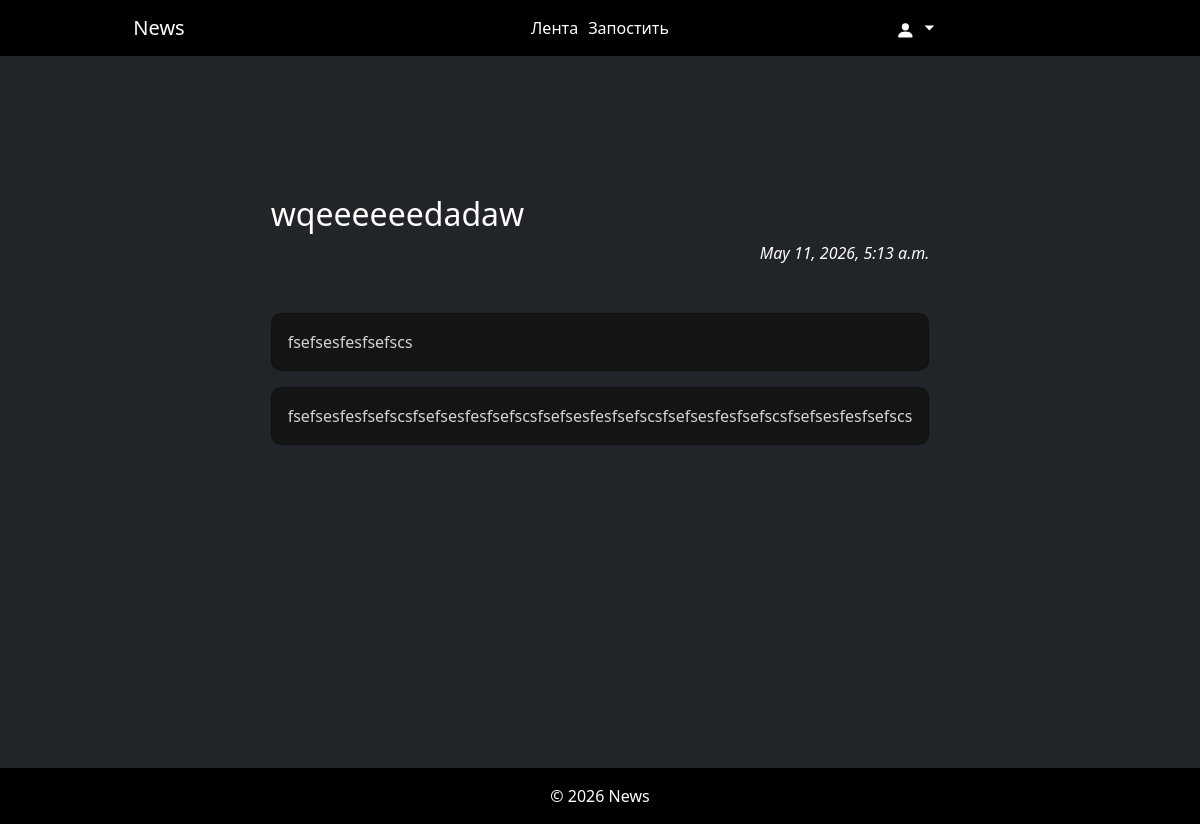
Page /news/14/ on the committed database.
### app/models.py (models this page shows, shortened)
class News(models.Model):
    title = models.CharField(max_length=200, verbose_name="Заголовок")
    summary = models.CharField(max_length=300, verbose_name="Краткое описание")
    content = models.TextField(verbose_name="Текст")
    author = models.ForeignKey(User, on_delete=models.CASCADE)
    date_created = models.DateTimeField(auto_now_add=True)
    date_updated = models.DateTimeField(auto_now=True)
    class Meta:
        ordering = ['-date_created']

### app/views.py (the view)
# urls.py: path('news/<int:news_id>/', views.news_detail_view, name='detailed_news'),
def news_detail_view(request, news_id):
    news = get_object_or_404(News, pk=news_id)
    if news.author == request.user:
        edit_rights = True
    else:
        edit_rights = False
    context = {
        'news': news,
        'edit_rights': edit_rights
    }
    return render(request, 'news_detail.html', context=context)

### app/templates/news_detail.html (shortened to what this page needs)
{% extends "base.html" %}
{% block content %}
<div class="d-flex flex-column justify-content-center align-items-center" style="min-height: 60vh;"
     xmlns="http://www.w3.org/1999/html">
        <div class="text-start my-5">
            <h2 class="">{{ news.title }}</h2>
            <div class="text-end fst-italic mb-5">
                {{ news.date_created }}
            </div>
            <div class="card mb-3">
                {{ news.summary }}
            </div>
            <div class="card">
                {{ news.content }}
            </div>
        </div>
    </div>
{% endblock %}

### app/static/css/style.css (style rules this page uses)
.card { background-color: rgb(20, 20, 20); color: lightgray; padding: 1rem; margin: 0 auto; border-radius: 10px; }

### rows in the picture
News: title "wqeeeeeedadaw", date_created "May 11, 2026, 5:13 a.m.", summary "fsefsesfesfsefscs", content "fsefsesfesfsefscsfsefsesfesfsefscsfsefsesfesfsefscsfsefsesfesfsefscsfsefsesfesfsefscs"
